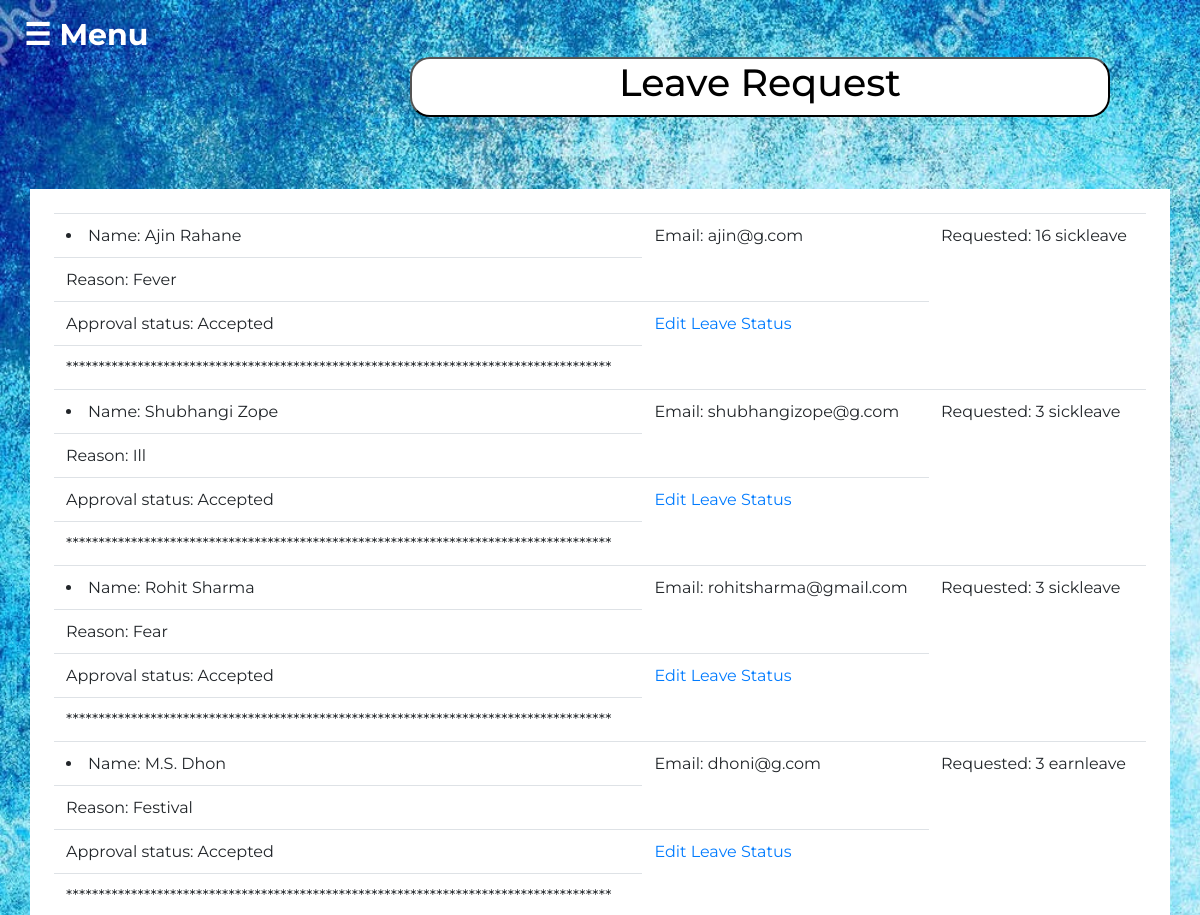
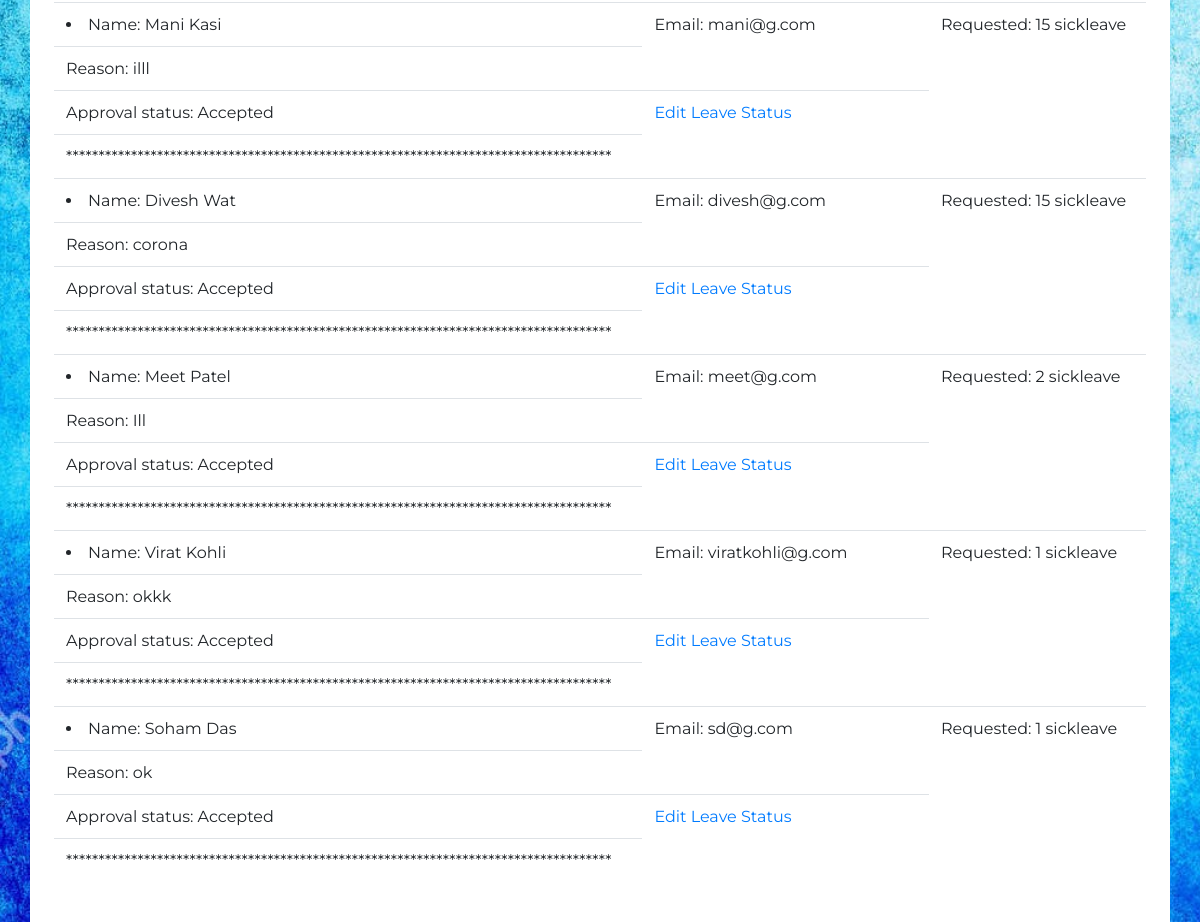
/leavem.php (signed in), run on the app's committed database (2 pictures, top to bottom).
### tables this page shows
CREATE TABLE `leavez` (
  `leave_id` int(11) NOT NULL,
  `sickleave` int(11) DEFAULT 0,
  `earnleave` int(11) DEFAULT 0,
  `casualleave` int(11) DEFAULT 0,
  `nationalfesholiday` int(11) DEFAULT NULL,
  `paidleave` int(11) DEFAULT 0,
  `leavereason` text DEFAULT NULL,
  `leaveapproval` varchar(50) DEFAULT 'Pending approval',
  `leavetype` varchar(50) DEFAULT NULL,
  `reqleave` int(11) DEFAULT NULL,
  `addemploy_Employ_ID` int(11) NOT NULL
);

CREATE TABLE `addemploy` (
  `Employ_ID` int(11) NOT NULL,
  `fname` varchar(45) DEFAULT NULL,
  `mname` varchar(45) DEFAULT NULL,
  `lname` varchar(45) DEFAULT NULL,
  `qualify` varchar(45) DEFAULT NULL,
  `blood` varchar(45) DEFAULT NULL,
  `email` varchar(45) DEFAULT NULL,
  `phone` varchar(20) DEFAULT NULL,
  `exp` varchar(45) DEFAULT NULL,
  `department` varchar(45) DEFAULT NULL,
  `designation` varchar(45) DEFAULT NULL,
  `addr` varchar(45) DEFAULT NULL,
  `Password` varchar(45) NOT NULL,
  `MainRole` varchar(45) NOT NULL,
  `jd` varchar(20) DEFAULT NULL
);

### leavem.php (the view, shortened to what this page needs)
<?php
 include('bootstrap.php');
include 'configall.php';
 ?>
<!DOCTYPE html>
<html>
    <head>
        <link rel="stylesheet" type="text/css" href="viewemploy.css?v=<?php echo time(); ?>">
    </head>
    <body>
    <div class="bar">
    	<span style="font-size:30px;cursor:pointer" onclick="openNav()">&#9776; Menu</span>
    </div>
    <div class="heading">
      <button class="head" style="background-color: white; border-radius: 20px; margin-left: 410px; width: 700px;"><center><h2>Leave Request</h2></center>
    </div>
    <br><br><br>
    <div class="container">
      <?php  echo('<table class="table table-hover">'."\n");
    $stmt = $pdo->query("SELECT `addemploy`.*, `leavez`.*\n"
    . "FROM `addemploy` \n"
    . "	LEFT JOIN `leavez` ON `leavez`.`addemploy_Employ_ID` = `addemploy`.`Employ_ID`\n"
    . "WHERE `leavez`.`reqleave` IS NOT NULL ORDER BY `leavez`.`leave_id` DESC;");
    while ( $row = $stmt->fetch(PDO::FETCH_ASSOC) ) {
        echo "<tr><td><li>";
        echo("Name: "."   ".htmlentities($row['fname']));
		echo(htmlentities($row['lname']));
        echo("</td><td>");
        echo("Email: ".htmlentities($row['email']));
        echo("</td><td>");
        echo("Requested: ".htmlentities($row['reqleave']));
		echo(htmlentities($row['leavetype']));
        echo("</td></tr>");
        echo "<tr><td>";
        echo("Reason: ".htmlentities($row['leavereason']));
        echo("</td></tr>");
        echo "<tr><td>";
        echo("Approval status: ".htmlentities($row['leaveapproval']));
        echo("</td><td>");
        echo('<a href="leavem1.php?id='.$row['Employ_ID'].'">Edit Leave Status</a>');
        echo("</li></td></tr>\n");
        echo("<tr><td>************************************************************************************</td></tr>\n");
    }
    ?>
  </div>
    </body>
</html>

### viewemploy.css (style rules this page uses)
body { background: url(bgImage7.jpg); margin:0; padding:0; background-size: cover; font-family: Arial; }
.heading h2 { font-size: 38px; color: black; }
body { font-family: 'Montserrat', sans-serif; font-weight: bold; }
.container { height: auto; padding: 2%; background-color: white; }
.bar { margin-left: 2%; margin-top: 1%; color: white; font-style: bold; }
span { color: white; }

### data on the page
leavez: addemploy_Employ_ID.fname "Ajin", addemploy_Employ_ID.lname "Rahane", addemploy_Employ_ID.email "ajin@g.com", reqleave "16", leavetype "sickleave", leavereason "Fever", leaveapproval "Accepted"
leavez: addemploy_Employ_ID.fname "Shubhangi", addemploy_Employ_ID.lname "Zope", addemploy_Employ_ID.email "shubhangizope@g.com", reqleave "3", leavetype "sickleave", leavereason "Ill", leaveapproval "Accepted"
leavez: addemploy_Employ_ID.fname "Rohit", addemploy_Employ_ID.lname "Sharma", addemploy_Employ_ID.email "rohitsharma@gmail.com", reqleave "3", leavetype "sickleave", leavereason "Fear", leaveapproval "Accepted"
leavez: addemploy_Employ_ID.fname "M.S.", addemploy_Employ_ID.lname "Dhon", addemploy_Employ_ID.email "dhoni@g.com", reqleave "3", leavetype "earnleave", leavereason "Festival", leaveapproval "Accepted"
leavez: addemploy_Employ_ID.fname "Mani", addemploy_Employ_ID.lname "Kasi", addemploy_Employ_ID.email "mani@g.com", reqleave "15", leavetype "sickleave", leavereason "illl", leaveapproval "Accepted"
leavez: addemploy_Employ_ID.fname "Divesh", addemploy_Employ_ID.lname "Wat", addemploy_Employ_ID.email "divesh@g.com", reqleave "15", leavetype "sickleave", leavereason "corona", leaveapproval "Accepted"
leavez: addemploy_Employ_ID.fname "Meet", addemploy_Employ_ID.lname "Patel", addemploy_Employ_ID.email "meet@g.com", reqleave "2", leavetype "sickleave", leavereason "Ill", leaveapproval "Accepted"
leavez: addemploy_Employ_ID.fname "Virat", addemploy_Employ_ID.lname "Kohli", addemploy_Employ_ID.email "viratkohli@g.com", reqleave "1", leavetype "sickleave", leavereason "okkk", leaveapproval "Accepted"
leavez: addemploy_Employ_ID.fname "Soham", addemploy_Employ_ID.lname "Das", addemploy_Employ_ID.email "sd@g.com", reqleave "1", leavetype "sickleave", leavereason "ok", leaveapproval "Accepted"
